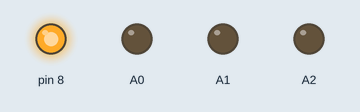
Recording of a sketch running on a simulated Arduino Uno, built with avr-gcc and run on an emulated ATmega328P. On the bench: output pins drawn as LEDs (lit = HIGH).

Above: at 0.05 s.
At 0.35 s:
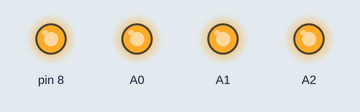
At 0.75 s:
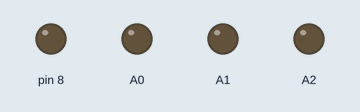
At 1.45 s:
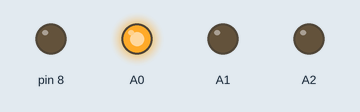
At 2.15 s:
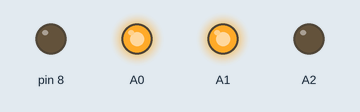
At 2.85 s:
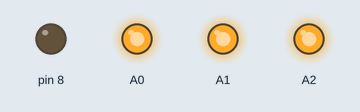
Timing chart, 0 to 3.1 s (numbered marks = the images above):
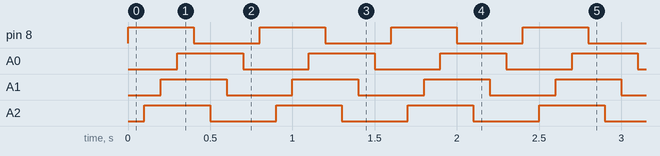

The sketch:

Version0.2.0.ino
```cpp
void setup() {
  // put your setup code here, to run once:
  pinMode(8, OUTPUT);
  pinMode(A1, OUTPUT);
  pinMode(A2, OUTPUT);
  pinMode(A0, OUTPUT);
}

void loop() {
  // put your main code here, to run repeatedly:
  while(true){
    digitalWrite(8, HIGH);
    delay(100);
    digitalWrite(A2, HIGH);
    delay(100);
    digitalWrite(A1, HIGH);
    delay(100);
    digitalWrite(A0, HIGH);
    delay(100);

    digitalWrite(8, LOW);
    delay(100);
    digitalWrite(A2, LOW);
    delay(100);
    digitalWrite(A1, LOW);
    delay(100);
    digitalWrite(A0, LOW);
    delay(100);
  }
}
```

Measured:
- by itself, pin 8, A0–2: alternates HIGH for 0.40 s and LOW for 0.40 s
- by itself, everything shown: repeats every 0.80 s, in 8 steps
